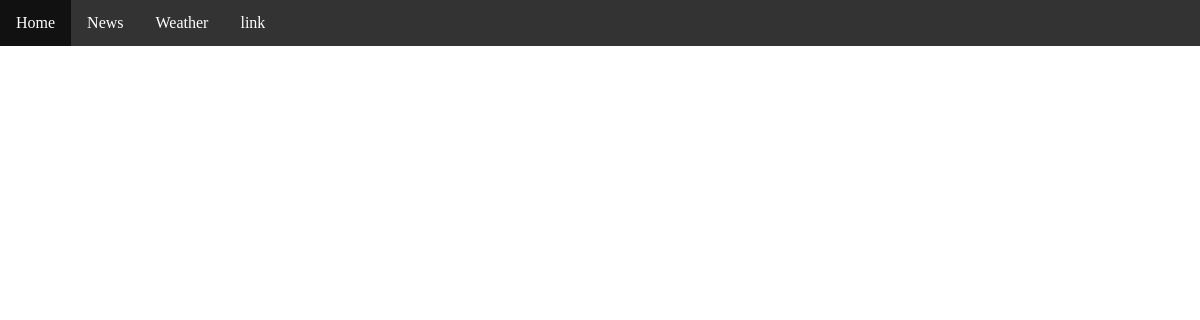
/, run on an earlier commit of the app's database.
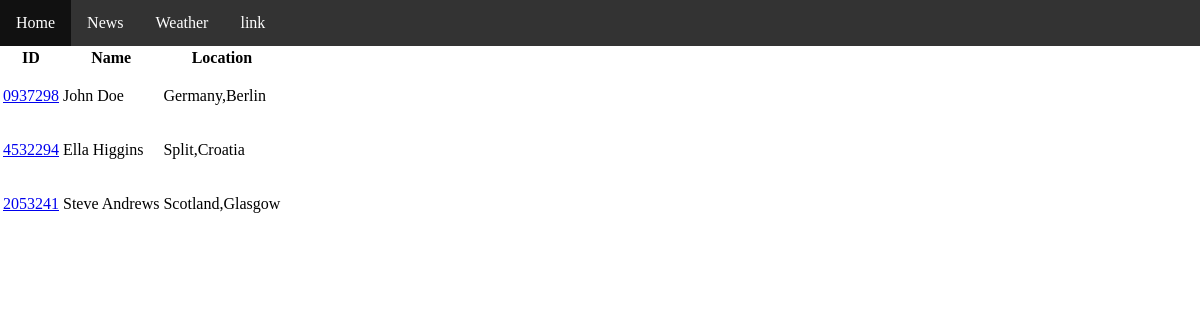
And on a later commit of the database.
### jpconnect/models.py (models this page shows, shortened)
class Employees(models.Model):
    first_name = CharField(max_length=128, unique=False)
    last_name = CharField(max_length=128, unique=False)
    id = CharField(max_length=128, unique=True, primary_key=True)
    location = CharField(max_length=128, unique=False)

### jpconnect/views.py (the view)
# urls.py: path('', views.home, name='home'),
def home(request):
    employees = Employees.objects.all()
    return render(request, 'home.html', {'employees': employees})

### jpconnect/template/home.html (shortened to what this page needs)
{% extends 'base.html' %}
{% load static %}
{% block body_block %}
    {% if employees %}
    <table>
    <tr>
      <th>ID</th>
      <th>Name</th>
      <th>Location</th>
    </tr>
    {% for employee in employees %}
    <tr>
      <td><a href="{% url 'jpconnect:show_name' employee.id %}"><p>{{employee.id}}</p></a></td>
      <td>{{ employee.first_name }} {{employee.last_name}}</td>
      <td>{{ employee.location}}</td>
    </tr>
    {% endfor %}
  </table>
  {% endif %}
{% endblock %}

What changed in the data, as far as the page shows it:
added Employees: id "0937298", first_name "John", last_name "Doe", location "Germany,Berlin"
added Employees: id "4532294", first_name "Ella", last_name "Higgins", location "Split,Croatia"
added Employees: id "2053241", first_name "Steve", last_name "Andrews", location "Scotland,Glasgow"
Also different on the page:
text now shown: "ID Name Location"
